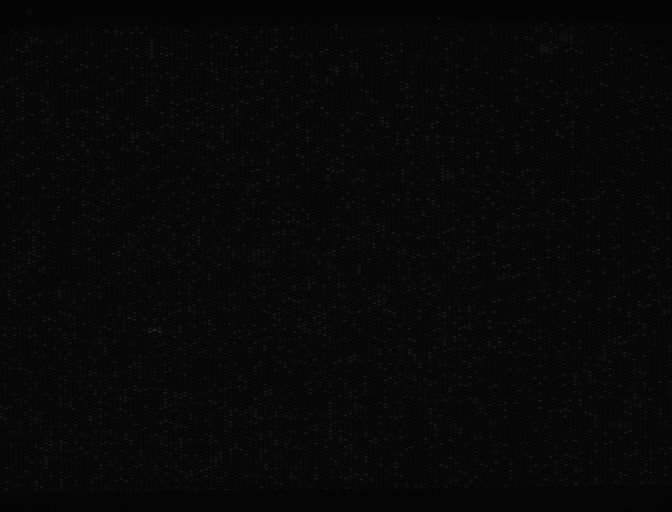
#> input picture dPCR.tiff, 1344 x 1024 px (shown at 1/2 size)
$ python dPCR_2.py
#> lines starting #> are read from the running program, lines starting #| are printed output that depends on the picture
import numpy as np
import matplotlib.pyplot as plt
from skimage import io, filters, feature, measure
import pandas as pd

# Load grayscale image of one well
img = io.imread("dPCR.tiff")
#> img is the input picture: shape (1024, 1344) uint16; min 820, max 65532, mean 2113.8

# Detect droplets
peaks = feature.peak_local_max(img, min_distance=10, threshold_abs=2000)
#> peaks = 2206 pairs, first value 10 to 1013, second value 10 to 1332

droplet_coords = peaks[:, [1, 0]]  # (x,y)
#> droplet_coords = 2206 pairs, first value 10 to 1332, second value 10 to 1013

# Extract mean intensity in 9x9 ROI around each peak
amplitudes = []
for x, y in droplet_coords:
    roi = img[max(0,y-5):y+6, max(0,x-5):x+6]
    amplitudes.append(np.mean(roi))
#> this loop made 2206 passes
#> (x, y) on passes 1 to 3: (879, 36), (771, 760), (147, 817)
#> after the loop, amplitudes = 2206 values, max 4182.6 at index 26, min 1176.3 at index 2169, mean 2399.9

# Subtract global background (optional)
bg = np.percentile(img, 5)
#> bg = 1308
amplitudes = np.array(amplitudes) - bg
#> amplitudes = 2206 values, max 2874.6 at index 26, min -131.7 at index 2169, mean 1091.9
cnts = len(droplet_coords)
#> cnts = 2206

plt.figure(figsize=(8,5))
plt.scatter(np.arange(1,cnts+1),amplitudes, s=2, c='k')
plt.grid('visible')
plt.xlabel('Number of Cells')
plt.ylabel('Mean Fluorescence Amplitude')
plt.title('dPCR Amplitude Distribution')
plt.show()
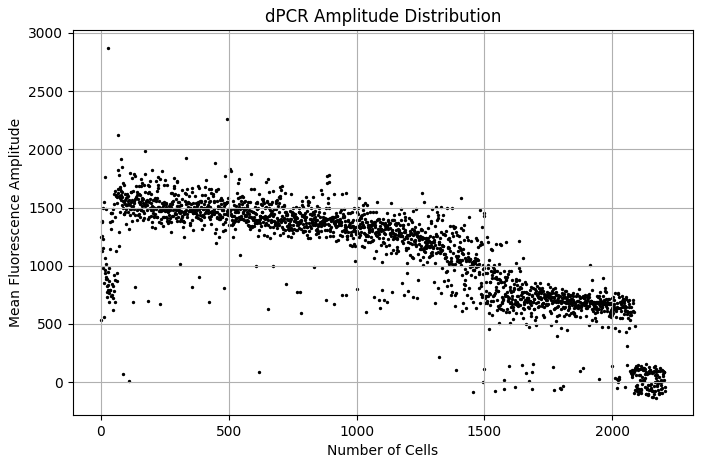
#> figure drawn by matplotlib, 1 panel

# Save data
df = pd.DataFrame({'Amplitude': amplitudes})
#> df = table of 2206 rows and 1 columns
df.to_csv('droplet_amplitudes.csv', index=False)
